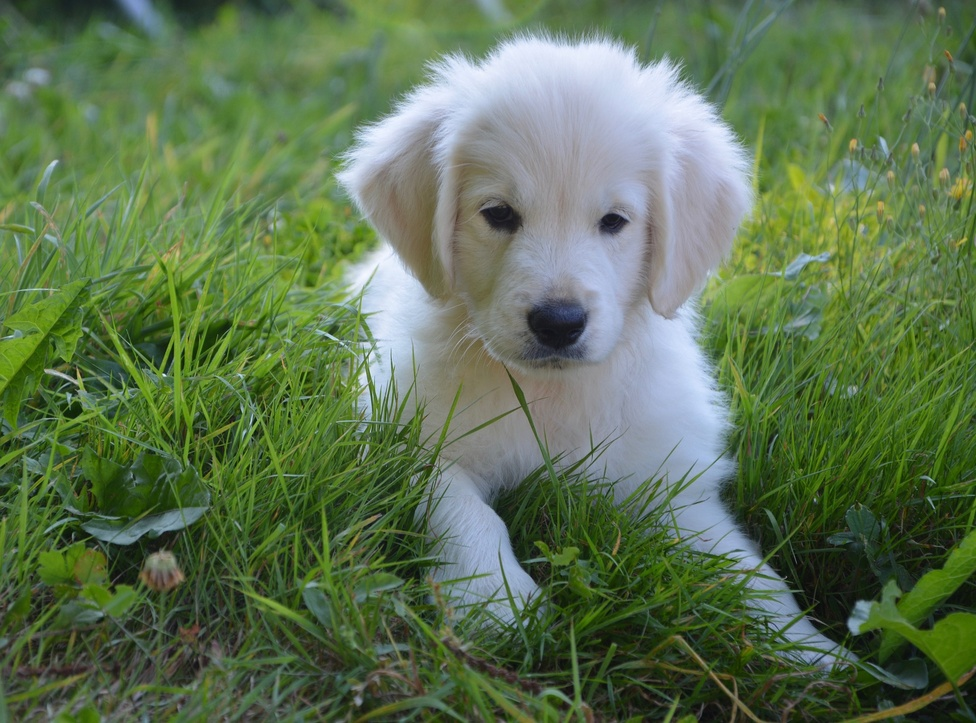
#> input picture embark-golden-retriever-puppy.jpg, 976 x 723 px, shrunk from 1920 x 1422 before the run
$ python main.py   (older library calls are emulated)
#> lines starting #> are read from the running program, lines starting #| are printed output that depends on the picture; after the words box and inside, x2 and y2 are one past the last pixel; in counts of white or black regions, pixels touching at a corner belong together
#> further down, image is the input picture: shape (723, 976, 3); mean B, G, R 81.7, 115.4, 93.9
import numpy as np
import cv2
from matplotlib import pyplot as plt

class Histogram:
    def show_img_plt(self, img, title, pos):
        img_RGB = img[:, :, ::-1]
        plt.subplot(3, 4, pos)
        plt.imshow(img_RGB)
        plt.title(title)
        plt.axis('off')

    def show_Gradientimg_plt(self, img, title, pos):
        plt.subplot(3, 4, pos)
        plt.imshow(img)
        plt.title(title)
        plt.axis('off')

    def equalize_color(self, img):
        H, S, V = cv2.split(cv2.cvtColor(img, cv2.COLOR_BGR2HSV))
        eq_V = cv2.equalizeHist(V)
        eq_image = cv2.cvtColor(cv2.merge([H, S, eq_V]), cv2.COLOR_HSV2BGR)
        return eq_image


class Gray_scale_equalization:
    def getGrayequalization(self):
        obj=Histogram()
        plt.figure(figsize=(18, 14))
        plt.suptitle("Grayscale histogram equalization", fontsize=16, fontweight='bold')
        gray_image = cv2.cvtColor(image, cv2.COLOR_BGR2GRAY)
        gray_image_eq = cv2.equalizeHist(gray_image)
        M = np.ones(gray_image.shape, dtype="uint8") * 35
        added_image = cv2.add(gray_image, M)
        added_image_eq = cv2.equalizeHist(added_image)
        subtracted_image = cv2.subtract(gray_image, M)
        subtracted_image_eq = cv2.equalizeHist(subtracted_image)
        # Plot the images and the histograms (without equalization first):
        obj.show_img_plt(cv2.cvtColor(gray_image, cv2.COLOR_GRAY2BGR), "gray", 1)
        obj.show_img_plt(cv2.cvtColor(added_image, cv2.COLOR_GRAY2BGR), "gray lighter", 5)
        obj.show_img_plt(cv2.cvtColor(subtracted_image, cv2.COLOR_GRAY2BGR), "gray darker", 9)

        # Plot the images and the histograms (with equalization):
        obj.show_img_plt(cv2.cvtColor(gray_image_eq, cv2.COLOR_GRAY2BGR), "grayscale equalized", 3)
        obj.show_img_plt(cv2.cvtColor(added_image_eq, cv2.COLOR_GRAY2BGR), "gray lighter equalized", 7)
        obj.show_img_plt(cv2.cvtColor(subtracted_image_eq, cv2.COLOR_GRAY2BGR), "gray darker equalized", 11)
        #plt.show()

class Color_scale_equalization:
    def getcolorequalization(self):
        obj = Histogram()
        plt.figure(figsize=(18, 14))
        plt.suptitle("Color histogram equalization", fontsize=14,
                     fontweight='bold')
        image_eq = obj.equalize_color(image)
#> in equalize_color, `H, S, V = cv2.split(cv2.cvtColor(img, cv2.COLOR_BGR2HSV))`:
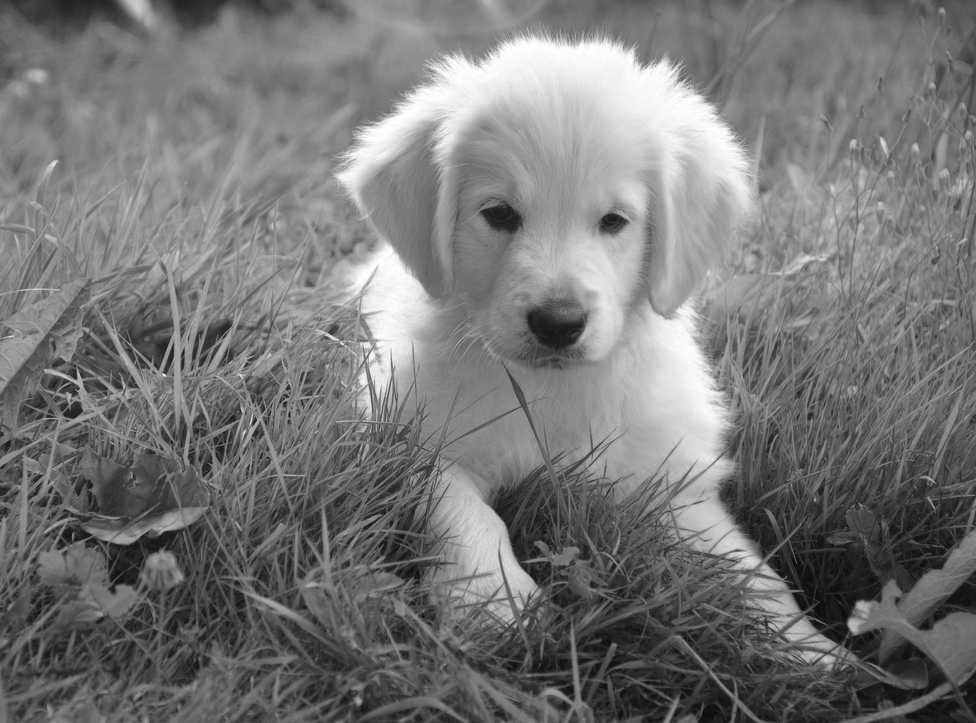
#> V: shape (723, 976); min 8, max 255, mean 118.8
#> in equalize_color, `eq_V = cv2.equalizeHist(V)`:
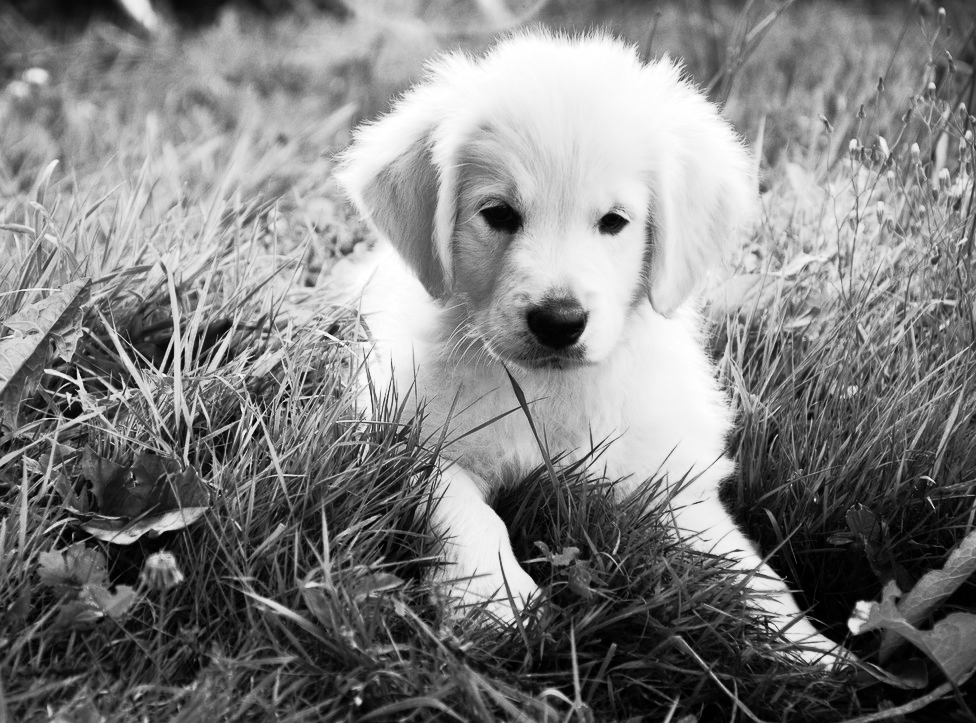
#> eq_V: shape (723, 976); min 0, max 255, mean 128.3
#> in equalize_color, `eq_image = cv2.cvtColor(cv2.merge([H, S, eq_V]), cv2.COLOR_HSV2BGR)`:
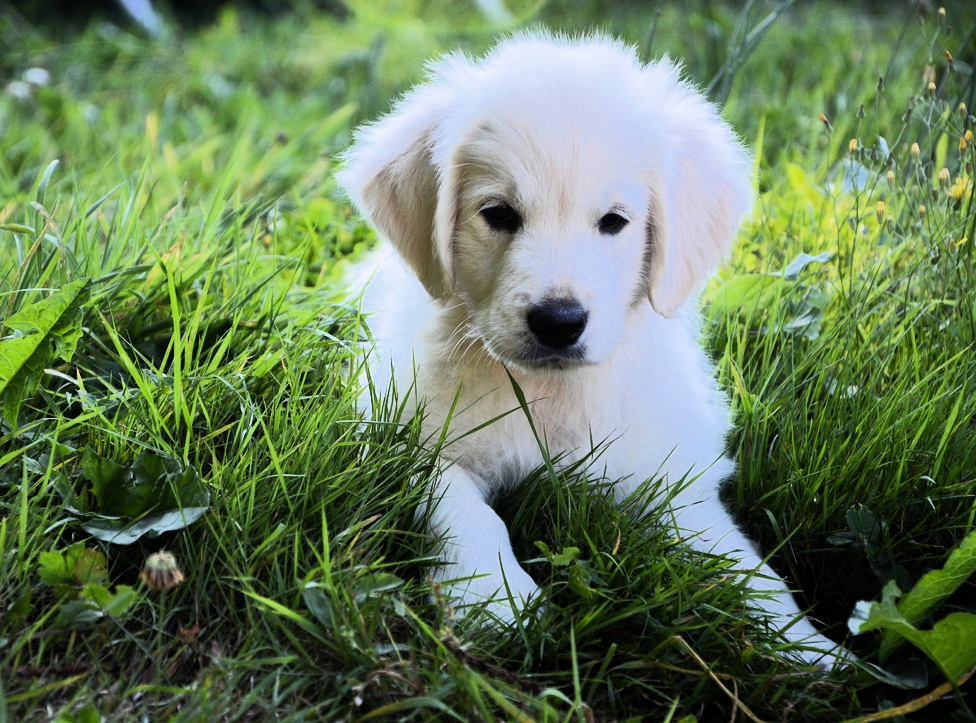
#> eq_image: shape (723, 976, 3); mean B, G, R 90.3, 124.3, 102.3
        M = np.ones(image.shape, dtype="uint8") * 15
        added_image = cv2.add(image, M)
#> added_image: shape (723, 976, 3)
        added_image_eq = obj.equalize_color(added_image)
        subtracted_image = cv2.subtract(image, M)
#> subtracted_image: shape (723, 976, 3)
        subtracted_image_eq = obj.equalize_color(subtracted_image)
#> in equalize_color (call 3), `H, S, V = cv2.split(cv2.cvtColor(img, cv2.COLOR_BGR2HSV))`:
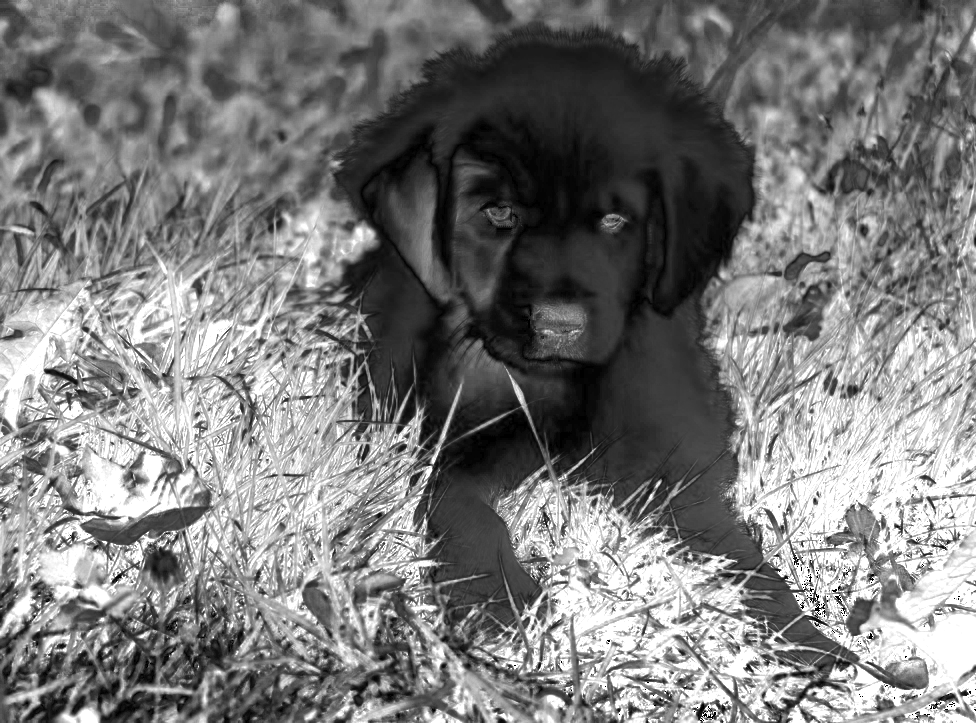
#> S: shape (723, 976); min 0, max 255, mean 122.9

        obj.show_img_plt(image, "image", 1)
        obj.show_img_plt(added_image, "image lighter", 5)
        obj.show_img_plt(subtracted_image, "image darker", 9)

        # Plot the images and the histograms (with equalization)
        obj.show_img_plt(image_eq, "image equalized", 3)
        obj.show_img_plt(added_image_eq, "image lighter equalized", 7)
        obj.show_img_plt(subtracted_image_eq, "image darker equalized", 11)

        # Show the Figure:
        #plt.show()
class Gradient_of_Images:
    def getGradientImage(self):
        obj=Histogram()
        plt.figure(figsize=(18, 14))
        plt.suptitle("Image Gradients Of Gray Scale Image", fontsize=16, fontweight='bold')
        image = cv2.imread('embark-golden-retriever-puppy.jpg')
        gray_image = cv2.cvtColor(image, cv2.COLOR_BGR2GRAY)
        gX = cv2.Sobel(gray_image, ddepth=cv2.CV_32F, dx=1, dy=0, ksize=-1)
        gX = cv2.convertScaleAbs(gX)
        obj.show_Gradientimg_plt(gray_image, "Original Image", 1)
        obj.show_Gradientimg_plt(gX, "Gradient in X Direction", 3)
        gY = cv2.Sobel(gray_image, ddepth=cv2.CV_32F, dx=0, dy=1, ksize=-1)
        gY = cv2.convertScaleAbs(gY)
        obj.show_Gradientimg_plt(gray_image, "Original Image", 5)
        obj.show_Gradientimg_plt(gY, "Gradient in Y Direction", 7)
        magnitude = cv2.addWeighted(gX, 0.5, gY, 0.5, 0)
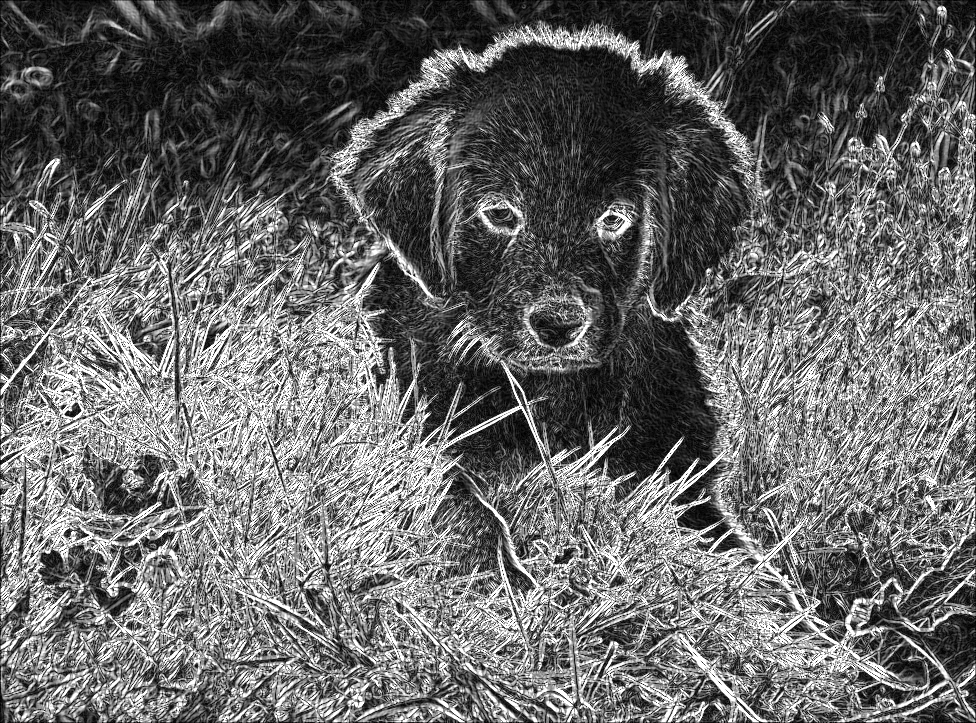
#> magnitude: shape (723, 976); min 0, max 255, mean 103.9
        obj.show_Gradientimg_plt(magnitude, "Gradient Magnitude", 9)
        threshA, threshB = cv2.threshold(magnitude, 100, 255, cv2.THRESH_BINARY)
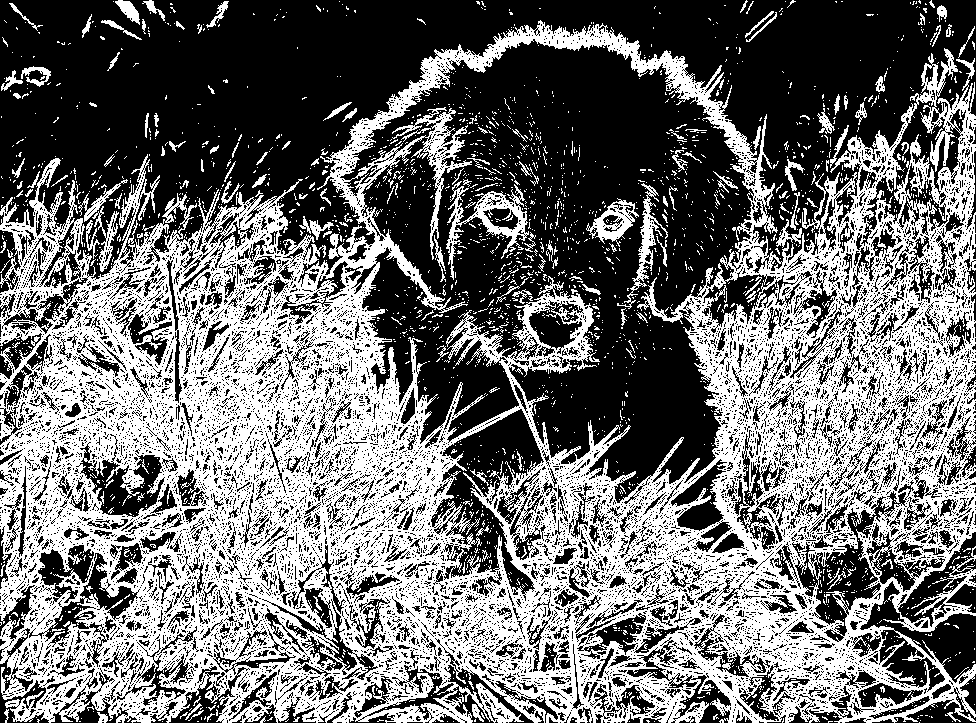
#> threshB: shape (723, 976); 44% white; 2667 white regions (2509 under 20 px), largest, box (x1, y1, x2, y2) and area: (0, 20, 976, 723) 289247, (446, 181, 529, 280) 1975, (617, 183, 668, 309) 1041
        obj.show_Gradientimg_plt(threshB, "Threshold magnitude", 11)

global image
image = cv2.imread('embark-golden-retriever-puppy.jpg')
obj = Gray_scale_equalization()
obj.getGrayequalization()
obj2=Color_scale_equalization()
obj2.getcolorequalization()
obj3=Gradient_of_Images()
obj3.getGradientImage()
plt.show()
